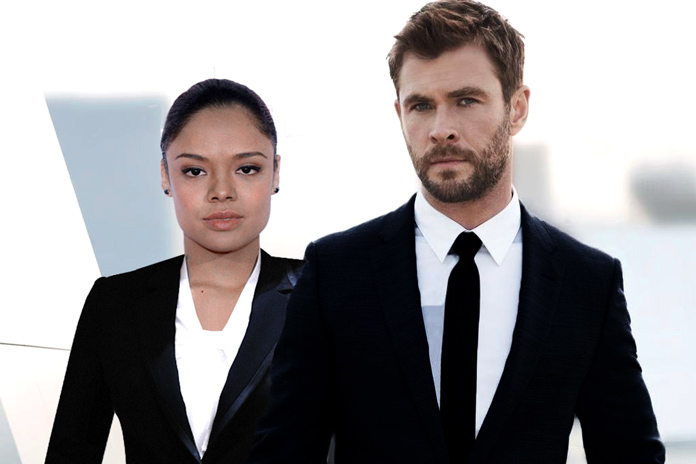
#> input picture face-detection-by-edureka/p7.jpg, 696 x 464 px
$ python face-detention.py
#> lines starting #> are read from the running program, lines starting #| are printed output that depends on the picture
# https://www.youtube.com/watch?v=-ZrDjwXZGxI

import cv2

face_cascade = cv2.CascadeClassifier("haarcascade_frontalface_default.xml")
img = cv2.imread('p7.jpg')
#> img is the input picture: shape (464, 696, 3); mean B, G, R 149.3, 147.6, 150.5
gray_img = cv2.cvtColor(img, cv2.COLOR_BGR2GRAY)
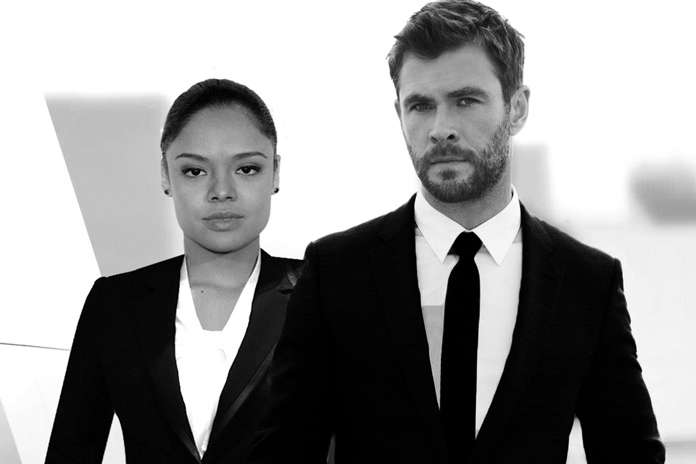
#> gray_img: shape (464, 696); min 0, max 255, mean 148.7

faces = face_cascade.detectMultiScale(gray_img, scaleFactor=1.05, minNeighbors=5)
#> faces = [[156, 119, 131, 131], [377, 50, 137, 137]]

print(type(faces))
#| <class 'numpy.ndarray'>
print(faces)
#| [[156 119 131 131]
#|  [377  50 137 137]]

for x,y,w,h in faces:
	img = cv2.rectangle(gray_img, (x,y), (x+w, y+h), (0,255,0), 3)
#> this loop made 2 passes
#> pass 2, `img = cv2.rectangle(gray_img, (x,y), (x+w, y+h), (0,255,0), 3)`:
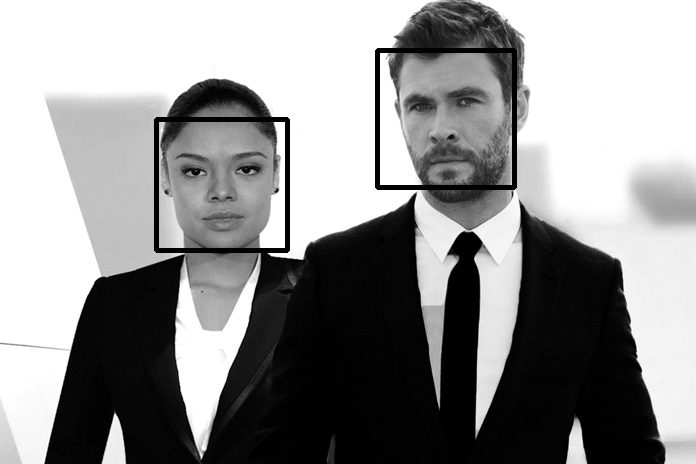
#> img: shape (464, 696); min 0, max 255, mean 145.9

cv2.imshow("face-dectection", gray_img)
cv2.waitKey(0)
cv2.destroyWindow()
